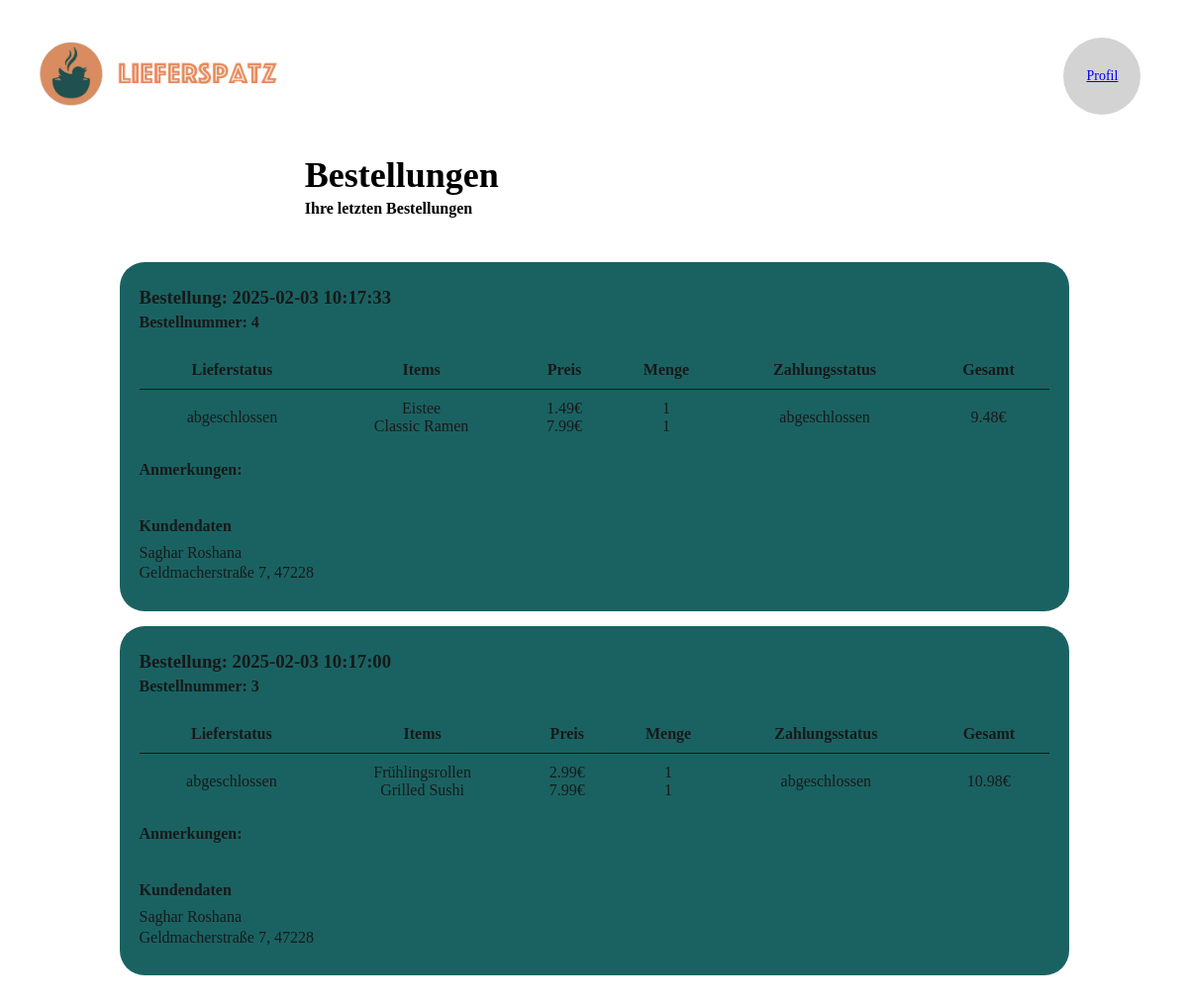
Screenshot of /bestellansichtResto (signed in) with the database file from the repository.
### app.py (models this page shows)
class Orders(db.Model):
    time = db.Column(DateTime, default=lambda: datetime.now().replace(microsecond=0))
    id = db.Column(db.Integer, primary_key=True)
    lieferstatus = db.Column(db.String(50), nullable=False, default = "in Bearbeitung")
    items = db.Column(db.Text, nullable=False)
    preis = db.Column(db.Float, nullable=False)
    zahlungsstatus = db.Column(db.String(50), nullable=False, default = "ausstehend")
    name = db.Column(db.Text, nullable=False)
    adresse = db.Column(db.Text, nullable=False)
    kunde_id = db.Column(db.Integer, nullable=False)
    resto_name = db.Column(db.Text, nullable=False)
    resto_adresse = db.Column(db.Text, nullable=False)
    resto_id = db.Column(db.Integer, nullable=False)
    anmerkungen = db.Column(db.Text, nullable = True)
    postleitzahl = db.Column(db.Text, nullable=False)
    resto_postleitzahl = db.Column(db.Integer, nullable=False)

### app.py (the view)
@app.route('/bestellansichtResto', methods =["GET", "POST"])
def bestellansichtResto():
    if 'user' not in session or session['user']['type'] != 'Resto':
        return redirect(url_for('login'))
    resto_id = session['user']['id']
    orders = Orders.query.filter_by(resto_id=resto_id).order_by(
        db.case({"in Bearbeitung": 1, "in Zubereitung": 1, "abgeschlossen": 2, "storniert": 2},
                value=Orders.lieferstatus),
        Orders.time.desc()
    ).all()
    return render_template('resto_Bestellansicht.html', orders=orders,restoID = resto_id, json=json)

### templates/resto_Bestellansicht.html (shortened to what this page needs)
<!DOCTYPE html>
<html lang="en">
<head>
</head>
<body>
    <header>
        <a href="{{ url_for('resto_speisekarte', restaurant_id = restoID) }}"><img src="{{ url_for('static', filename='images/logo.png') }}" alt="Logo"></a>
        <div class="right-header">
            <a href="{{ url_for('profile') }}" class="btn profile">Profil</a>
        </div>
    </header>
    <header2>
        <h1><b>Bestellungen</b></h1>
        <h2><b>Ihre letzten Bestellungen</b></h2>
    </header2>
    {% for order in orders %}
    <div class="box" data-status="{{ order.lieferstatus }}">
        <h3>Bestellung: {{ order.time }}</h3>
        <h4>Bestellnummer: {{ order.id }}</h4>
        <table>
            <thead>
                <tr>
                    <th>Lieferstatus</th>
                    <th>Items</th>
                    <th>Preis</th>
                    <th>Menge</th>
                    <th>Zahlungsstatus</th>
                    <th>Gesamt</th>
                </tr>
            </thead>
            <tbody>
                <tr>
                    <td>{{ order.lieferstatus }}</td>
                    <td> {% for item in json.loads(order.items) %}
                        {{ item.name }}<br>
                      {% endfor %}</td>
                    <td>{% for item in json.loads(order.items) %}
                        {{"%.2f"|format(item.price)}}€<br>
                      {% endfor %}</td>
                    <td> {% for item in json.loads(order.items) %}
                        {{ item.amount }}<br>
                      {% endfor %}</td>
                    <td>{{ order.zahlungsstatus }}</td>
                    <td>{{ "%.2f"|format(order.preis) }}€</td>
                </tr>
            </tbody>
        </table>
        <div class="comment-section">
            <p><b>Anmerkungen: </b>{{ order.anmerkungen }}<p>
        </div>
        <div class="customer-and-buttons">
            <div class="customer-data">
                <h2><b>Kundendaten</b></h2>
                <p> {{ order.name }} </p>
                <p> {{ order.adresse }}, {{order.postleitzahl}} </p>
            </div>
            </div>
        </div>
    {% endfor %}
</html>

### templates/resto_Bestellansicht.html (style rules this page uses)
body { font-family: "Istok Web"; padding: 30px; display: flex; flex-direction: column; align-items: center; }
header { display: flex; align-items: center; width: 100%; justify-content: space-between; }
header img { width: 250px; height: auto; justify-content: flex-start; }
.right-header { display: flex; align-items: center; }
header2 { font-family: "Istok Web"; padding: 30px; width: 52%; }
.customer-data { padding-top: 3%; line-height: 30%; }
.btn { display: flex; align-items: center; text-align: left; padding-left: 1%; cursor: pointer; border: none; font-size: 14px; }
.profile, .warenkorb { width: 78px; height: 78px; border-radius: 100%; justify-content: center; }
.profile { background: lightgray; margin-right: 10px; }
h1 { color: #000; font-family: "Istok Web"; font-size: 36px; font-style: normal; font-weight: 700; line-height: normal; margin-top: 10px; }
h2 { color: #000; font-family: "Istok Web"; font-size: 16px; font-style: normal; font-weight: 400; line-height: normal; margin-top: -20px; margin-bottom: 10px; }
.box { width: 959px; height: auto; flex-shrink: 0; border-radius: 25px; background: #D9D9D9; box-sizing: border-box; padding: 20px; display: flex; flex-direction: column; justify-content: space-between; margin-top: 5px; font-family: "istok web"; margin-bottom: 10px; }
.box h3 { margin-bottom: 0; margin-top: 5px; }
.box h4 { margin-bottom: 0; margin-top: 5px; }
.box table { width: 100%; border-collapse: collapse; margin-top: 20px; }
.box th { text-align: center; padding: 10px; }
.box td { border-top: 1px solid #000; padding: 10px; text-align: center; }
.customer-and-buttons { display: flex; justify-content: space-between; align-items: center; margin-top: 15px; }
.box[data-status="abgeschlossen"] { background-color: #025252; opacity: 90%; }

### rows the page displays
Orders: time "2025-02-03 10:17:33", id "4", lieferstatus "abgeschlossen", name "Eistee" "Classic Ramen", price "1.49" "7.99", amount "1" "1", zahlungsstatus "abgeschlossen", preis "9.48", name "Saghar Roshana", adresse "Geldmacherstraße 7", postleitzahl "47228"
Orders: time "2025-02-03 10:17:00", id "3", lieferstatus "abgeschlossen", name "Frühlingsrollen" "Grilled Sushi", price "2.99" "7.99", amount "1" "1", zahlungsstatus "abgeschlossen", preis "10.98", name "Saghar Roshana", adresse "Geldmacherstraße 7", postleitzahl "47228"
